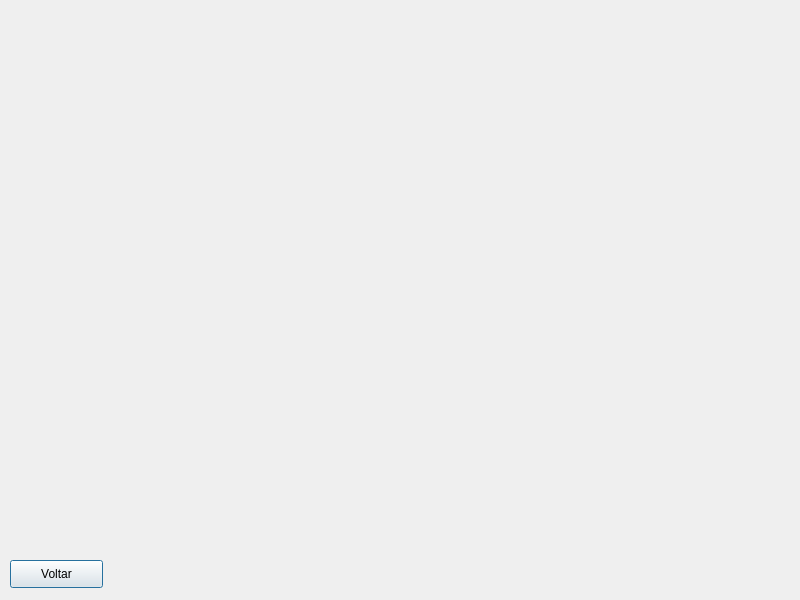
<?xml version="1.0" encoding="UTF-8"?>
<ui version="4.0">
 <class>Dialog</class>
 <widget class="QDialog" name="Dialog">
  <property name="geometry">
   <rect>
    <x>0</x>
    <y>0</y>
    <width>800</width>
    <height>600</height>
   </rect>
  </property>
  <property name="sizePolicy">
   <sizepolicy hsizetype="Fixed" vsizetype="Fixed">
    <horstretch>0</horstretch>
    <verstretch>0</verstretch>
   </sizepolicy>
  </property>
  <property name="minimumSize">
   <size>
    <width>800</width>
    <height>600</height>
   </size>
  </property>
  <property name="maximumSize">
   <size>
    <width>800</width>
    <height>600</height>
   </size>
  </property>
  <property name="windowTitle">
   <string>Tela_Escolher_assento</string>
  </property>
  <widget class="QPushButton" name="pushButton">
   <property name="geometry">
    <rect>
     <x>10</x>
     <y>560</y>
     <width>93</width>
     <height>28</height>
    </rect>
   </property>
   <property name="text">
    <string>Voltar</string>
   </property>
  </widget>
 </widget>
 <resources/>
 <connections/>
</ui>
